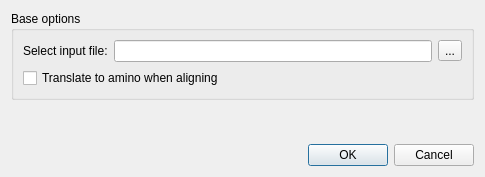
<?xml version="1.0" encoding="UTF-8"?>
<ui version="4.0">
 <class>performAlignmentDialog</class>
 <widget class="QDialog" name="performAlignmentDialog">
  <property name="geometry">
   <rect>
    <x>0</x>
    <y>0</y>
    <width>485</width>
    <height>177</height>
   </rect>
  </property>
  <property name="minimumSize">
   <size>
    <width>430</width>
    <height>100</height>
   </size>
  </property>
  <property name="windowTitle">
   <string>Align</string>
  </property>
  <layout class="QVBoxLayout" name="globalLayout">
   <item>
    <widget class="QGroupBox" name="groupBox">
     <property name="title">
      <string>Base options</string>
     </property>
     <layout class="QVBoxLayout" name="verticalLayout">
      <item>
       <layout class="QHBoxLayout" name="horizontalLayout">
        <item>
         <widget class="QLabel" name="inputLabel">
          <property name="text">
           <string>Select input file:</string>
          </property>
         </widget>
        </item>
        <item>
         <widget class="QLineEdit" name="fileNameEdit"/>
        </item>
        <item>
         <widget class="QToolButton" name="browseButton">
          <property name="text">
           <string>...</string>
          </property>
         </widget>
        </item>
       </layout>
      </item>
      <item>
       <widget class="QCheckBox" name="checkBox">
        <property name="toolTip">
         <string>&lt;!DOCTYPE HTML PUBLIC &quot;-//W3C//DTD HTML 4.0//EN&quot; &quot;http://www.w3.org/TR/REC-html40/strict.dtd&quot;&gt;
&lt;html&gt;&lt;head&gt;&lt;meta name=&quot;qrichtext&quot; content=&quot;1&quot; /&gt;&lt;style type=&quot;text/css&quot;&gt;
p, li { white-space: pre-wrap; }
&lt;/style&gt;&lt;/head&gt;&lt;body style=&quot; font-family:'MS Shell Dlg 2'; font-size:8.25pt; font-weight:400; font-style:normal;&quot;&gt;
&lt;p style=&quot; margin-top:0px; margin-bottom:0px; margin-left:0px; margin-right:0px; -qt-block-indent:0; text-indent:0px;&quot;&gt;&lt;span style=&quot; font-size:8pt;&quot;&gt;Translating alignment to amino allows to avoid errors of inserting gaps within codon boundaries.&lt;/span&gt;&lt;/p&gt;&lt;/body&gt;&lt;/html&gt;</string>
        </property>
        <property name="text">
         <string>Translate to amino when aligning </string>
        </property>
       </widget>
      </item>
     </layout>
    </widget>
   </item>
   <item>
    <spacer name="verticalSpacer">
     <property name="orientation">
      <enum>Qt::Vertical</enum>
     </property>
     <property name="sizeHint" stdset="0">
      <size>
       <width>20</width>
       <height>40</height>
      </size>
     </property>
    </spacer>
   </item>
   <item>
    <widget class="QDialogButtonBox" name="buttonBox">
     <property name="orientation">
      <enum>Qt::Horizontal</enum>
     </property>
     <property name="standardButtons">
      <set>QDialogButtonBox::Cancel|QDialogButtonBox::Ok</set>
     </property>
    </widget>
   </item>
  </layout>
 </widget>
 <resources/>
 <connections>
  <connection>
   <sender>buttonBox</sender>
   <signal>accepted()</signal>
   <receiver>performAlignmentDialog</receiver>
   <slot>accept()</slot>
   <hints>
    <hint type="sourcelabel">
     <x>248</x>
     <y>254</y>
    </hint>
    <hint type="destinationlabel">
     <x>157</x>
     <y>274</y>
    </hint>
   </hints>
  </connection>
  <connection>
   <sender>buttonBox</sender>
   <signal>rejected()</signal>
   <receiver>performAlignmentDialog</receiver>
   <slot>reject()</slot>
   <hints>
    <hint type="sourcelabel">
     <x>316</x>
     <y>260</y>
    </hint>
    <hint type="destinationlabel">
     <x>286</x>
     <y>274</y>
    </hint>
   </hints>
  </connection>
 </connections>
</ui>
